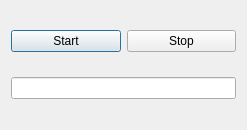
<?xml version="1.0" encoding="UTF-8"?>
<ui version="4.0">
 <class>Dialog</class>
 <widget class="QDialog" name="Dialog">
  <property name="geometry">
   <rect>
    <x>0</x>
    <y>0</y>
    <width>247</width>
    <height>130</height>
   </rect>
  </property>
  <property name="windowTitle">
   <string>Dialog</string>
  </property>
  <layout class="QVBoxLayout" name="verticalLayout">
   <item>
    <layout class="QHBoxLayout" name="horizontalLayout">
     <item>
      <widget class="QPushButton" name="btnStart">
       <property name="text">
        <string>Start</string>
       </property>
      </widget>
     </item>
     <item>
      <widget class="QPushButton" name="btnStop">
       <property name="text">
        <string>Stop</string>
       </property>
      </widget>
     </item>
    </layout>
   </item>
   <item>
    <widget class="QLineEdit" name="lineEdit"/>
   </item>
  </layout>
 </widget>
 <resources/>
 <connections/>
</ui>
